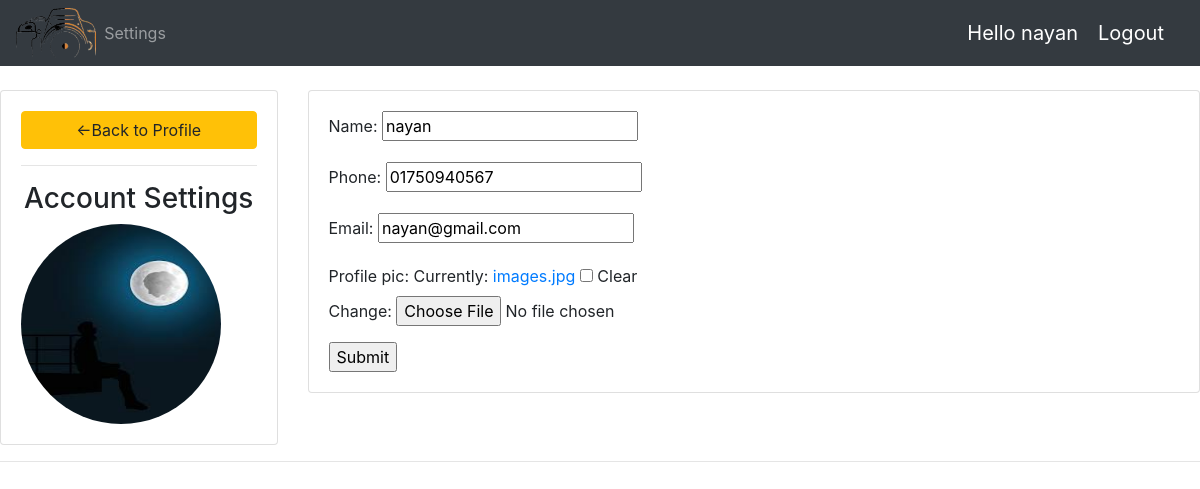
/account/ (signed in), run on the app's committed database.
### accounts/models.py (models this page shows, shortened)
class Customer(models.Model):
    user = models.OneToOneField(User,null=True,on_delete=models.CASCADE,blank=True)
    name = models.CharField(max_length=200, null=True)
    phone = models.CharField(max_length=200, null=True)
    email = models.CharField(max_length=200, null=True)
    profile_pic = models.ImageField(default="profilepic.jpg",null=True,blank = True)
    date_created = models.DateTimeField(auto_now_add=True, null=True)

### accounts/decorators.py (the view)
        def wrapper_func(request,*args, **kwargs):
            group = None
            if request.user.groups.exists():
                group = request.user.groups.all()[0].name
            if group in allowed_roles:
                return view_func(request,*args, **kwargs)
            else:
                return HttpResponse('You are not authorized ot view this page')

### accounts/forms.py
class CustomerForm(ModelForm):
    class Meta:
        model = Customer
        fields = '__all__'
        exclude = ['user']

### accounts/views.py (called while the page is built)
@login_required(login_url='login')
@allowed_users(allowed_roles = ['customer'])
def accountSettings(request):
    customer = request.user.customer
    form = CustomerForm(instance=customer)
    if request.method == "POST":
        form = CustomerForm(request.POST,request.FILES,instance=customer)
        if form.is_valid():
            form.save()
    context = {'form':form}
    return render(request,'accounts/account_settings.html',context)

### accounts/templates/accounts/account_settings.html (shortened to what this page needs)
{% extends 'accounts/main.html' %}
{% load static %}
{% block content %}
<br>
<div class="row">
    <div class="col-md-3">
        <div class="card card-body">
            <a class = "btn btn-warning" href="{% url 'home' %}">&#8592;Back to Profile</a>
            <hr>
            <h3 style = "text-align: center;">Account Settings</h3>
            <img class = "profile-pic" src="{{request.user.customer.profile_pic.url}}" alt="">
        </div>
    </div>
    <div class="col-md-9">
        <div class="card card-body">
            <form action="" method="POST" enctype="multipart/form-data">
                {{form.as_p}}
                <input type="submit" name = "Update information">
            </form>
        </div>
    </div>
</div>
{% endblock content %}

### accounts/templates/accounts/navbar.html (shortened to what this page needs)
{% load static %}
<nav class="navbar navbar-expand-lg navbar-dark bg-dark">
    <img style = "height:50px" src="{% static 'images/logo-a.png' %}" alt="">
    <div class="collapse navbar-collapse" id="navbarNav">
      <ul class="navbar-nav">
        {% if request.user.is_staff %}
        <li class="nav-item active">
          <a class="nav-link" href="{% url 'home' %}">Dashboard</a>
        </li>
        <li class="nav-item">
          <a class="nav-link" href="{% url 'products' %}">Products</a>
        </li
        {% else %}
        <li class="nav-item">
          <a class="nav-link" href="{% url 'account' %}">Settings</a>
        </li>
        {% endif %}
      </ul>
    </div>
    <span class = "hello-msg">Hello {{request.user}}</span>
    <span><a class = "hello-msg" href="{% url 'logout' %}">Logout</a></span>
  </nav>

### accounts/templates/accounts/navbar.html (style rules this page uses)
.hello-msg { font-size: 20px; color: white; margin-right: 20px; }

### accounts/templates/accounts/account_settings.html (style rules this page uses)
.profile-pic { max-width: 200px; max-height: 200px; margin: o auto; border-radius: 50%; }

### data on the page
Customer: name "nayan", phone "01750940567", email "nayan@gmail.com"

### other printed values
{{ request.user }} "nayan"
